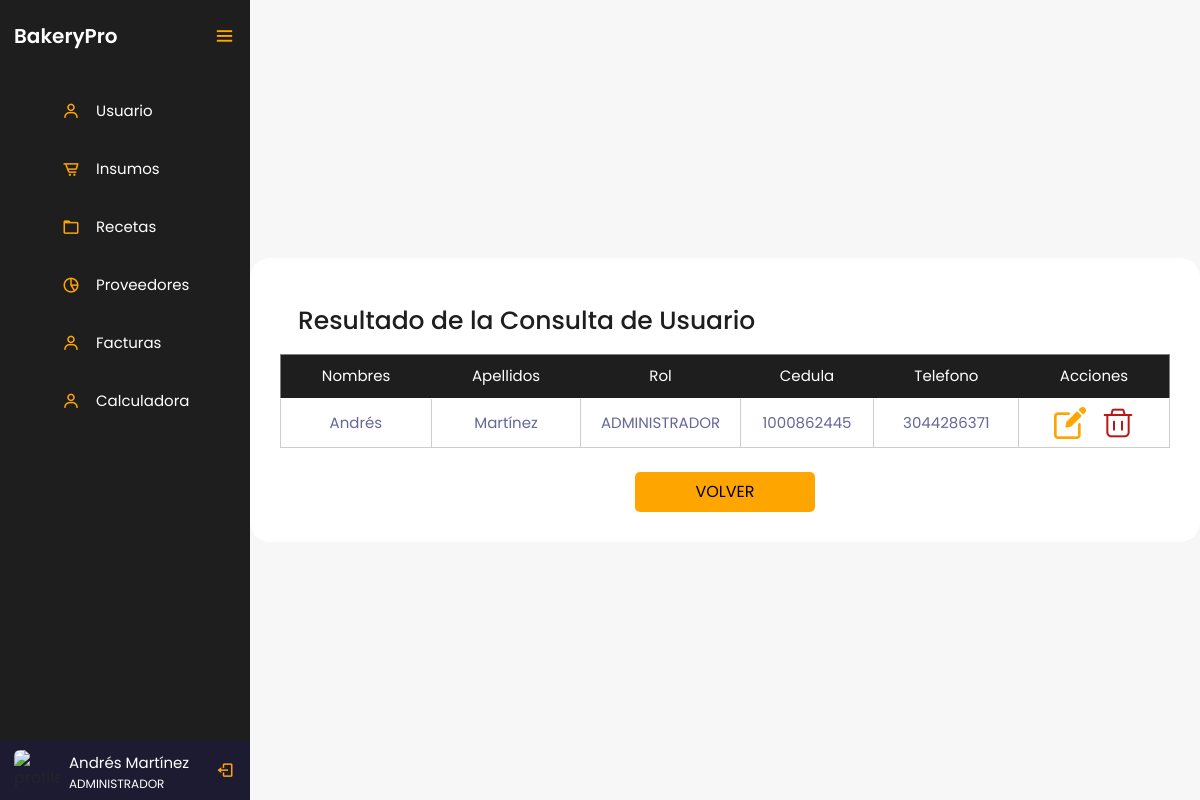
The page /controlador/usuarios/consultar.php (signed in) on the database its author committed.
### tables this page shows
CREATE TABLE `tblusuario` (
  `IdUsuario` int(3) NOT NULL,
  `Nombres` varchar(20) NOT NULL,
  `Apellidos` varchar(20) NOT NULL,
  `IdRol` int(3) NOT NULL,
  `Cedula` decimal(10,0) NOT NULL,
  `Telefono` varchar(20) NOT NULL,
  `Password` varchar(10) NOT NULL
);

CREATE TABLE `tblroles` (
  `IdRol` int(3) NOT NULL,
  `Rol` varchar(20) NOT NULL
);

### controlador/usuarios/consultar.php (the view, shortened to what this page needs)
<?php
    $servername = "localhost";
    $username = "root";
    $password = "";
    $dbname = "bakerypro";
    $conexion = mysqli_connect($servername, $username, $password, $dbname);
    $cedula = $_SESSION['cedula'];
    $sql = "SELECT Nombres, Apellidos, Rol FROM tblusuario INNER JOIN tblroles ON tblusuario.IdRol = tblroles.IdRol WHERE Cedula = $cedula";
    $resultado = mysqli_query($conexion, $sql);
    if (mysqli_num_rows($resultado) > 0) {
        $fila = mysqli_fetch_assoc($resultado);
        $nombre = $fila["Nombres"] . " " . $fila["Apellidos"];
        $rol = $fila["Rol"];
    } else {
        $nombre = "Nombre de usuario";
        $rol = "Rol de usuario";
    }
?>
<!DOCTYPE html>
<html lang="en">
<head>
    <link href="https://cdn.jsdelivr.net/npm/bootstrap@5.3.3/dist/css/bootstrap.min.css" rel="stylesheet">
    <link href="https://unpkg.com/boxicons@2.0.7/css/boxicons.min.css" rel="stylesheet">
    <link rel="stylesheet" href="../../vista/style/styles.css">
</head>
<body>
    <div class="sidebar open">
        <div class="logo-details">
            <a href="../../dashboard.php" class="logo_link">
                <span class="logo_name">BakeryPro</span>
            </a>
            <i class='bx bx-menu' id="btn" ></i>
        </div>
        <ul class="nav-list">
            <li>
                <a href="../../vista/html/usuarios.php">
                    <i class='bx bx-user' ></i>
                    <span class="links_name">Usuario</span>
                </a>
            </li>
            <li>
                <a href="../../vista/html/insumos.php">
                    <i class='bx bx-cart-alt' ></i>
                    <span class="links_name">Insumos</span>
                </a>
            </li>
            <li>
                <a href="../../vista/html/recetas.php">
                    <i class='bx bx-folder' ></i>
                    <span class="links_name">Recetas</span>
                </a>
            </li>
            <li>
                <a href="../../vista/html/proveedores.php">
                    <i class='bx bx-pie-chart-alt-2' ></i>
                    <span class="links_name">Proveedores</span>
                </a>
            </li>
            <li>
                <a href="../../vista/html/facturas.php">
                    <i class='bx bx-user' ></i>
                    <span class="links_name">Facturas</span>
                </a>
            </li>
            <li>
                <a href="../../vista/html/calculadora.php">
                    <i class='bx bx-user' ></i>
                    <span class="links_name">Calculadora</span>
                </a>
            </li>
            <li class="profile">
                <div class="profile-details">
                    <img src="profile.jpg" alt="profileImg">
                    <div class="name_job">
                        <div class="name"><?php echo $nombre; ?></div>
                        <div class="job"><?php echo $rol; ?></div>
                    </div>
                </div>
                <a href="../login/logout.php" id="log_out">
                    <i class='bx bx-log-out'></i>
                </a>
            </li>
        </ul>
    </div>
    <section class="home-section">
        <div class="container">
            <h2 class="titleContainer">Resultado de la Consulta de Usuario</h2>
            <?php
                include '../../modelo/conexion.php';
                $sql = "SELECT * FROM tblusuario INNER JOIN tblroles ON tblusuario.IdRol = tblroles.IdRol";
                $resultado = $conexion->query($sql);
                if ($resultado->num_rows > 0) {
                    echo "<table border='1'>
                        <tr>
                            <th>Nombres</th>
                            <th>Apellidos</th>
                            <th>Rol</th>
                            <th>Cedula</th>
                            <th>Telefono</th>
                            <th>Acciones</th>
                        </tr>";
                    while ($fila = $resultado->fetch_assoc()) {
                        echo "<tr>
                                <td>".$fila["Nombres"]."</td>
                                <td>".$fila["Apellidos"]."</td>
                                <td>".$fila["Rol"]."</td>
                                <td>".$fila["Cedula"]."</td>
                                <td>".$fila["Telefono"]."</td>
                                <td>
                                    <a href='editar.php?id=".$fila['IdUsuario']."'><img src='../../vista/img/editar.png' alt='editar'></a>
                                    <a href='#' class='btn3 btn-danger btn-sm' data-bs-toggle='modal' data-bs-target='#ModalEliminarUsuario' data-bs-id='".$fila['IdUsuario']."'><img src='../../vista/img/eliminar.png' alt='eliminar'></a>
                                </td>
                            </tr>";
                    }
                    echo "</table>";
                } else {
                    echo "<p>No se encontraron resultados para el ID proporcionado.</p>";
                }
            ?>
            <br>
            <a href="../../vista/html/usuarios.php" class="volverConsultar">VOLVER</a>
        </div>
    </section>
</body>
</html>

### vista/style/styles.css (style rules this page uses)
:root { --orange: #d4894c; --white_trasnparent: #232830; --very-light-pink: #C7C7C7; --text-input-field: #F7F7F7; --hospital-green: #bd1515; --sm: 14px; --md: 16px; --lg: 18px; --yellow: #ffa500; --black: #201e1c; --white: #ffffff; --official-black:#1e1e1e; --official-red:#ffa500; --background-white:#f7f7f7; --card-white:#ffffff; }
* { margin: 0; padding: 0; box-sizing: border-box; font-family: "Poppins" , sans-serif; }
.sidebar { position: fixed; left: 0; top: 0; height: 100%; width: 78px; background: var(--official-black); padding: 6px 14px; z-index: 99; transition: all 0.5s ease; }
.sidebar.open { width: 250px; }
.sidebar .logo-details { height: 60px; display: flex; align-items: center; position: relative; }
.sidebar .logo-details .logo_name { color: #fff; font-size: 20px; font-weight: 600; opacity: 0; transition: all 0.5s ease; }
.sidebar.open .logo-details .icon, .sidebar.open .logo-details .logo_name { opacity: 1; }
.sidebar .logo-details #btn { position: absolute; top: 50%; right: 0; transform: translateY(-50%); font-size: 22px; transition: all 0.4s ease; font-size: 23px; text-align: center; cursor: pointer; transition: all 0.5s ease; }
.sidebar.open .logo-details #btn { text-align: right; }
.sidebar i { color: var(--official-red); height: 60px; min-width: 50px; font-size: 28px; text-align: center; line-height: 60px; }
.sidebar .nav-list { margin-top: 20px; height: 100%; }
.sidebar li { position: relative; margin: 8px 0; list-style: none; }
.sidebar li a { display: flex; height: 100%; width: 100%; border-radius: 12px; align-items: center; text-decoration: none; transition: all 0.4s ease; }
.sidebar li a .links_name { color: #fff; font-size: 15px; font-weight: 400; white-space: nowrap; opacity: 0; pointer-events: none; transition: 0.4s; }
.sidebar.open li a .links_name { opacity: 1; pointer-events: auto; }
.sidebar li i { height: 50px; line-height: 50px; font-size: 18px; border-radius: 12px; }
.sidebar li.profile { position: fixed; height: 60px; width: 78px; left: 0; bottom: -8px; padding: 10px 14px; background: #1d1b31; transition: all 0.5s ease; overflow: hidden; }
.sidebar.open li.profile { width: 250px; }
.sidebar li .profile-details { display: flex; align-items: center; flex-wrap: nowrap; }
.sidebar li img { height: 45px; width: 45px; object-fit: cover; border-radius: 6px; margin-right: 10px; }
.sidebar li.profile .name, .sidebar li.profile .job { font-size: 15px; font-weight: 400; color: #fff; white-space: nowrap; }
.sidebar li.profile .job { font-size: 12px; }
.sidebar .profile #log_out { position: absolute; top: 50%; right: 0; transform: translateY(-50%); background: #1d1b31; width: 100%; height: 60px; line-height: 60px; border-radius: 0px; transition: all 0.5s ease; }
.sidebar.open .profile #log_out { width: 50px; background: none; }
.logo_link { text-decoration: none; }
.home-section { position: relative; background: var(--background-white); min-height: 100vh; display: flex; top: 0; left: 78px; width: calc(100% - 78px); transition: all 0.5s ease; z-index: 2; justify-content: center; align-items: center; }
.sidebar.open ~ .home-section { left: 250px; width: calc(100% - 250px); }
.titleContainer { color: var(--official-black); font-size: 25px; font-weight: 500; margin: 18px }
.volverConsultar { height: 40px; width: 180px; display: flex; justify-content: center; background: var(--yellow); border-radius: 5px; align-items: center; margin: auto; }
.container { height: auto; background: var(--card-white); padding: 30px; border-radius: 20px; }
.btn3 { height: 40px; border: none; border-radius: 5px; transition: 1s; cursor: pointer; margin: 0 auto; }
table { font-size: 15px; width: 100%; text-align: center; border-collapse: collapse; }
th { font-size: 15px; font-weight: normal; padding: 8px; background: var(--official-black); border-bottom: 1px solid #fff; color: #fff; padding: 10px 30px; }
td { padding: 8px; background: #ffffff7d; border: 1px solid #cdcdcd; color: #669; border-top: 1px solid transparent; }
a { text-decoration: none; color: black; }
tbody tr td img { margin: 0 6px; }

### rows shown on the page
tblusuario: nombre "Andrés Martínez", IdRol.Rol "ADMINISTRADOR", Nombres "Andrés", Apellidos "Martínez", Cedula "1000862445", Telefono "3044286371"
